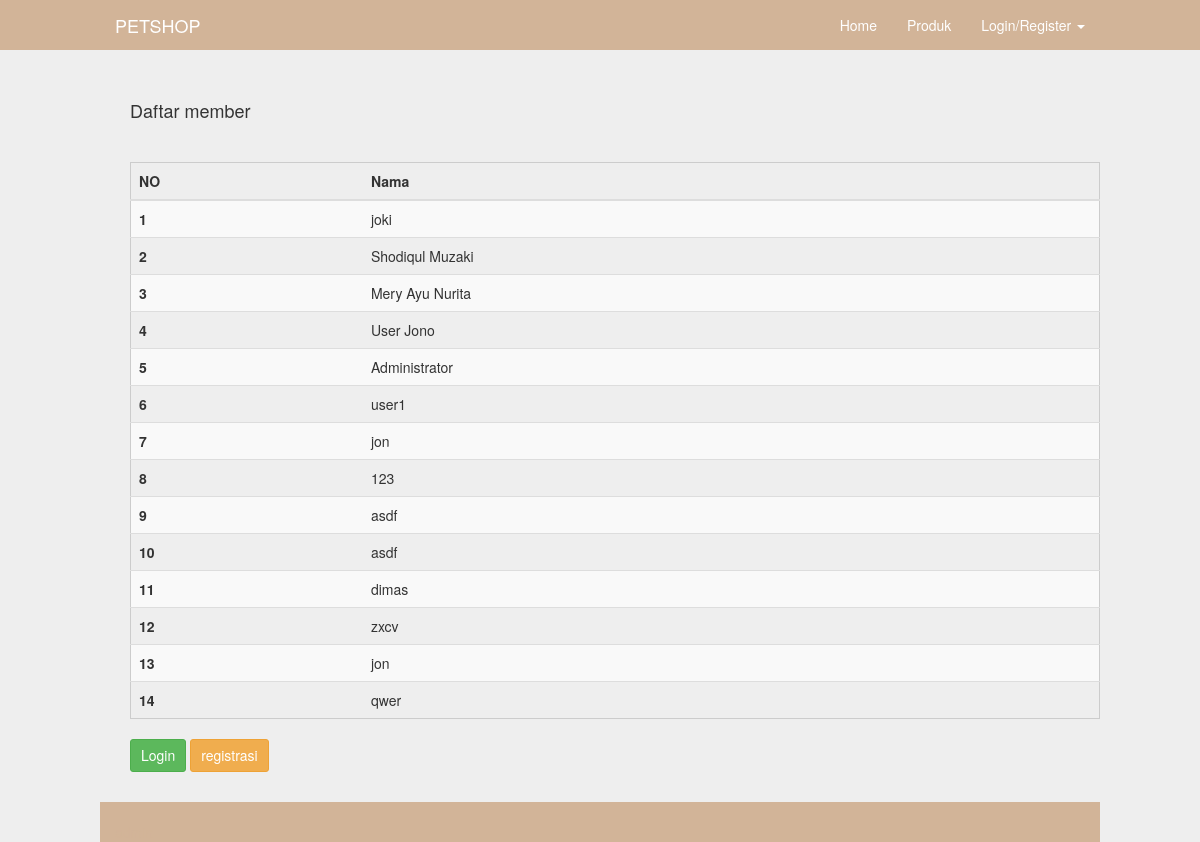
Page /daftar_member.php on the committed database.
### tables this page shows
CREATE TABLE `user` (
  `id` int(5) NOT NULL,
  `nama` varchar(50) NOT NULL,
  `email` varchar(75) NOT NULL,
  `telephone` varchar(20) NOT NULL,
  `alamat` text NOT NULL,
  `password` char(20) NOT NULL,
  `status` enum('user','admin') NOT NULL
);

### inc/config.php (called while the page is built, shortened)
<?php
	$no = 1;
?>

### daftar_member.php (the view)
<?php
	include"inc/config.php";
	include"layout/header.php";
?>
	<div class="container">
		<?php
			$q = mysql_query("select * from user");
		?>
		<h4>Daftar member</h4>
		<hr>
		<table class="table table-striped table-hove">
			<thead>
				<tr>
					<th>NO</th>
					<th>Nama</th>
				</tr>
			</thead>
			<tbody>
		<?php while($data=mysql_fetch_object($q)){ ?>
				<tr>
					<th scope="row"><?php echo $no++; ?></th>
					<td><?php echo $data->nama ?></td>
				</tr>
		<?php } ?>
			</tbody>
		</table>
					<p>
						<a href="login.php" class="btn btn-success btn-sm" href="#" role="button">Login</a>
						<a href="register.php" class="btn btn-warning btn-sm" href="#" role="button">registrasi</a>
					</p>
    </div>
    <?php include"layout/footer.php"; ?>

### assets/css/navbar-fixed-top.css (style rules this page uses)
body { padding-top: 70px; }

### assets/css/style.css (style rules this page uses)
@media (min-width: 768px) { .container { width: 750px; } }
@media (min-width: 992px) { .container { width: 970px; } }
@media (min-width: 1200px) { .container { width: 1000px; } }
.table { border: 1px solid#CCC; }
table td, table th { padding: 10px; font-size: 14px; }
* { transition: all 200ms ease-in-out; }
body { background-color: #EEE; }

### rows in the picture
user: nama "joki"
user: nama "Shodiqul Muzaki"
user: nama "Mery Ayu Nurita"
user: nama "User Jono"
user: nama "Administrator"
user: nama "user1"
user: nama "jon"
user: nama "123"
user: nama "asdf"
user: nama "asdf"
user: nama "dimas"
user: nama "zxcv"
user: nama "jon"
user: nama "qwer"
